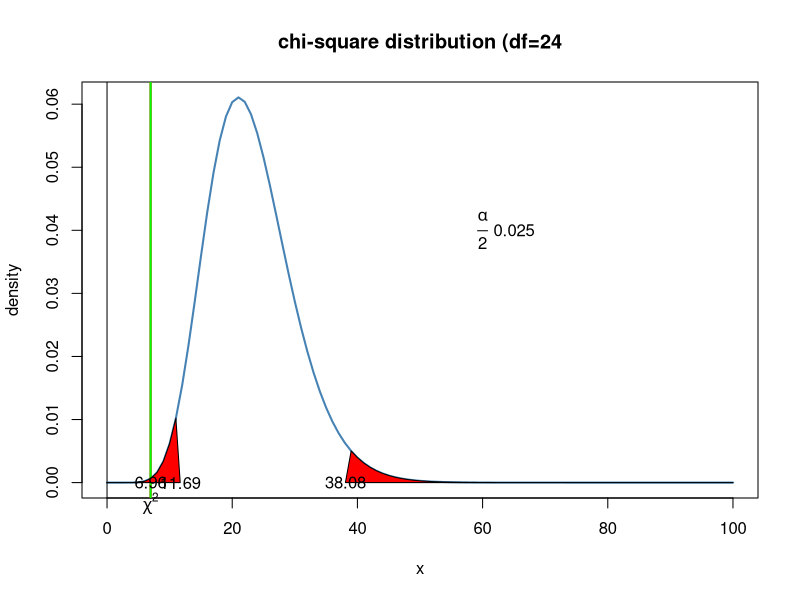

This figure's R source:
#page no : 469
#H0 : sigma^2 = 0.04
#H0 : sigma^2 != 0.04
library(ggplot2)
library(MASS)
options(scipen=999)
n=24
df=n-1
sigma=0.2
s_mean=.11
t_stat_num=(n-1)*(s_mean)^2
t_stat_deno=sigma*sigma
t_stat=round(t_stat_num/t_stat_deno,2)
alpha=0.025
p=round(pchisq(t_stat,df),6)
print(paste0("the value of tstatic=",t_stat))
print(paste0("the probability value of tstatic=",p))
if(alpha > p)
{
  print(paste("left tail : Reject H0"))
  print("the variation in waiting time is less")
}else
{
  print(paste("Left tail :Accept H0"))
  print("the variation in waiting time same")
}
t_critical1=round(qchisq(alpha,df),2)
t_critical2=round(qchisq(1-alpha,df),2)
if((t_stat<=t_critical1) & (t_stat>=t_critical2))
{
  print("Accept H0")
}else
{
  print("Reject H0")
}
curve(dchisq(x,df=df),from=0,to=100,
      main="chi-square distribution (df=24",
      ylab="density",
      lwd=2,
      col='steelblue')
x<-seq(0,100)
y<-dchisq(x,df=df)
abline(v=0)
abline(v=t_stat,lwd=2,col='red')
abline(v=t_stat,lwd=2,col='green')
polygon(c(x[x<=abs(t_critical1)],abs(t_critical1) ),c(y[x<=abs(t_critical1)],0),col="red")
polygon(c(x[x>=abs(t_critical2)],abs(t_critical2) ),c(y[x>=abs(t_critical2)],0),col="red")
text(t_stat,0,round(t_stat,2))
text(t_critical1,0,t_critical1)
text(t_critical2,0,t_critical2)
text(60,0.04,expression(frac(alpha, 2)))
text(65,0.04,alpha)
mtext(expression(chi^2),side=1,at=t_stat,cex=1)
#The answer(sigma value must be =0.2) provided in the textbook is wrong.
